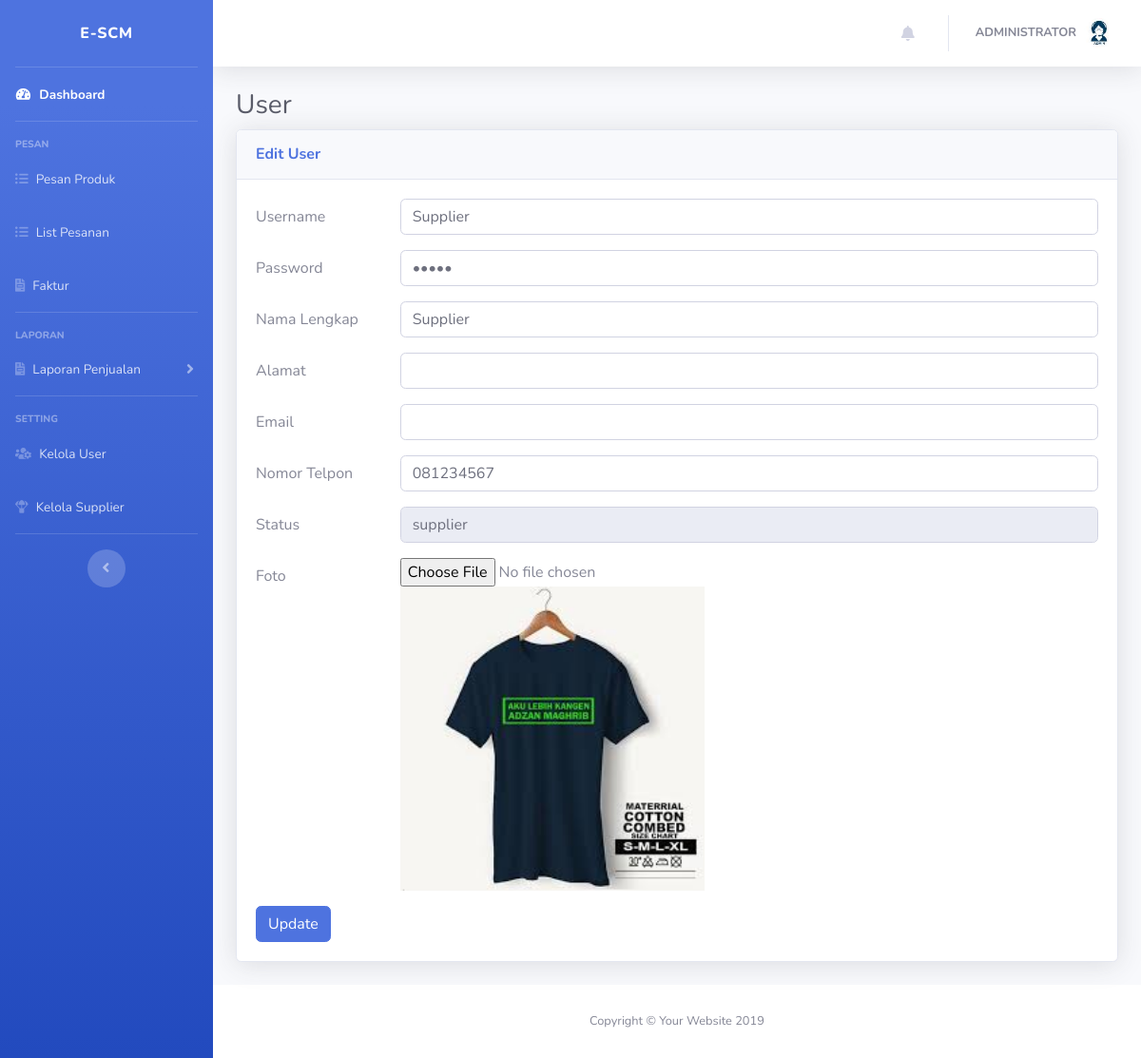
Page /media.php?page=editsupplier&id=28 (signed in) on the committed database.
### tables this page shows
CREATE TABLE `user` (
  `id_user` int(11) NOT NULL,
  `username` varchar(200) NOT NULL,
  `password` varchar(200) NOT NULL,
  `nama` varchar(20) NOT NULL,
  `alamat` text NOT NULL,
  `email` text NOT NULL,
  `telp` varchar(14) NOT NULL,
  `status` varchar(10) NOT NULL,
  `foto` text NOT NULL,
  `created_at` datetime NOT NULL DEFAULT CURRENT_TIMESTAMP
);

### page/supplier/edit.php (the view, shortened to what this page needs)
<?php
    $query = mysql_query("SELECT * FROM user WHERE id_user = '$_GET[id]'");
    $r = mysql_fetch_array($query);
?>
<h1 class="h3 mb-2 text-gray-800">User</h1>
<div class="card shadow mb-4">
    <div class="card-header py-3">
        <h6 class="m-0 font-weight-bold text-primary">Edit User</h6>
    </div>
    <div class="card-body">
        <form method="POST" enctype="multipart/form-data">
            <div class="form-group row">
                <label for="username" class="col-sm-2 col-form-label">Username</label>
                <div class="col-sm-10">
                    <input type="text" name="username" class="form-control" value="<?php echo $r['username']; ?>">
                </div>
            </div>
            <div class="form-group row">
                <label for="password" class="col-sm-2 col-form-label">Password</label>
                <div class="col-sm-10">
                    <input type="password" name="password" class="form-control" value="<?php echo $r['password']; ?>">
                </div>
            </div>
            <div class="form-group row">
                <label for="nama" class="col-sm-2 col-form-label">Nama Lengkap</label>
                <div class="col-sm-10">
                    <input type="text" class="form-control" name="nama" value="<?php echo $r['nama']; ?>">
                </div>
            </div>
            <div class="form-group row">
                <label for="nama" class="col-sm-2 col-form-label">Alamat</label>
                <div class="col-sm-10">
                    <input type="text" class="form-control" name="alamat" value="<?php echo $r['alamat']; ?>">
                </div>
            </div>
            <div class="form-group row">
                <label for="nama" class="col-sm-2 col-form-label">Email</label>
                <div class="col-sm-10">
                    <input type="email" class="form-control" name="email" value="<?php echo $r['email']; ?>">
                </div>
            </div>
            <div class="form-group row">
                <label for="telp" class="col-sm-2 col-form-label">Nomor Telpon</label>
                <div class="col-sm-10">
                    <input type="text" class="form-control" name="telp" value="<?php echo $r['telp']; ?>">
                </div>
            </div>
            <div class="form-group row">
                <label for="status" class="col-sm-2 col-form-label">Status</label>
                <div class="col-sm-10">
                    <input type="text" class="form-control" name="status" value="supplier" readonly>
                </div>
            </div>
            <div class="form-group row">
                <label for="foto" class="col-sm-2 col-form-label">Foto</label>
                <div class="col-sm-10">
                    <input type="file" class="form-control-file" name="fupload" onchange="tampilkanPreview(this,'preview')" />
                    <?php
                        if (!empty($r['foto'])) {
                            echo "<img id='preview' src='foto/$r[foto]' width='320px'/>";
                        } else {
                    ?>
                    <img id="preview" src="" alt="" width="320px"/>
                    <?php } ?>
                </div>
            </div>
            <input type="submit" name="submit" value="Update" class="btn btn-primary">
        </form>
    </div>
</div>

### media.php (shortened to what this page needs)
<?php
  if (isset($_SESSION['username'])) {
  $nama = strtoupper($_SESSION['nama']);
  $query = mysql_query("SELECT * FROM user WHERE username = '$_SESSION[username]'");
  $r = mysql_fetch_array($query);
?>
<!DOCTYPE html>
<html lang="en">
<head>
  <link href="vendor/fontawesome-free/css/all.min.css" rel="stylesheet" type="text/css">
  <link href="css/sb-admin-2.min.css" rel="stylesheet">
  <link href="vendor/datatables/dataTables.bootstrap4.min.css" rel="stylesheet">
  <link rel="stylesheet" href="css/bootstrap-datepicker.min.css">
</head>
<body id="page-top">
  <div id="wrapper">
    <ul class="navbar-nav bg-gradient-primary sidebar sidebar-dark accordion" id="accordionSidebar">
      <a class="sidebar-brand d-flex align-items-center justify-content-center" href="media.php">
        <div class="sidebar-brand-text mx-3">e-SCM</div>
      </a>
      <hr class="sidebar-divider my-0">
      <?php
        $status = $_SESSION['status'];
        if ($status == 'admin') {
      ?>
      <li class="nav-item active">
        <a class="nav-link" href="media.php?page=dashboard">
          <i class="fas fa-fw fa-tachometer-alt"></i>
          <span>Dashboard</span></a>
      </li>
      <hr class="sidebar-divider">
      <div class="sidebar-heading">
        Pesan
      </div>
      <li class="nav-item">
        <a class="nav-link" href="media.php?page=pesan">
        <i class="fas fa-list-ul"></i>
          <span>Pesan Produk</span></a>
      </li>
      <li class="nav-item">
        <a class="nav-link" href="media.php?page=pesanan">
        <i class="fas fa-list-ul"></i>
          <span>List Pesanan</span></a>
      </li>
      <li class="nav-item">
        <a class="nav-link" href="media.php?page=faktur">
        <i class="fas fa-file-invoice"></i>
          <span>Faktur</span></a>
      </li>
      <hr class="sidebar-divider">
      <div class="sidebar-heading">
        Laporan
      </div>
      <li class="nav-item">
        <a class="nav-link collapsed" href="#" data-toggle="collapse" data-target="#collapseUtilities" aria-expanded="true" aria-controls="collapseUtilities">
          <i class="fas fa-file-invoice"></i>
          <span>Laporan Penjualan</span>
        </a>
      </li>
      <hr class="sidebar-divider">
      <div class="sidebar-heading">
        Setting
      </div>
      <li class="nav-item">
        <a class="nav-link" href="media.php?page=user">
          <i class="fas fa-users-cog"></i>
          <span>Kelola User</span></a>
      </li>
      <li class="nav-item">
        <a class="nav-link" href="media.php?page=supplier">
        <i class="fas fa-parachute-box"></i>
          <span>Kelola Supplier</span></a>
      </li>
        <?php } else if ($status == 'supplier') { ?>
          <li class="nav-item active">
            <a class="nav-link" href="media.php?page=dashboard">
              <i class="fas fa-fw fa-tachometer-alt"></i>
              <span>Dashboard</span></a>
          </li>
          <hr class="sidebar-divider">
          <div class="sidebar-heading">
            Produk
          </div>
          <li class="nav-item">
            <a class="nav-link" href="media.php?page=produk">
              <i class="fas fa-list-ul"></i>
              <span>List Produk</span></a>
          </li>
          <li class="nav-item">
            <a class="nav-link" href="media.php?page=konfirmasipesanan">
              <i class="fas fa-book"></i>
              <span>Pesanan</span></a>
          </li>
          <li class="nav-item">
            <a class="nav-link" href="media.php?page=faktur">
              <i class="fas fa-file-invoice"></i>
              <span>Faktur</span></a>
          </li>
        <?php } else if ($status == 'kasir') { ?>
          <li class="nav-item active">
            <a class="nav-link" href="media.php?page=dashboard">
              <i class="fas fa-fw fa-tachometer-alt"></i>
              <span>Dashboard</span></a>
          </li>
          <hr class="sidebar-divider">
          <div class="sidebar-heading">
            Laporan
          </div>
          <li class="nav-item">
            <a class="nav-link" href="media.php?page=laporankasir">
              <i class="fas fa-list-ul"></i>
              <span>Laporan Penjualan</span>
            </a>
          </li>
        <?php } ?>
      <hr class="sidebar-divider d-none d-md-block">
      <div class="text-center d-none d-md-inline">
        <button class="rounded-circle border-0" id="sidebarToggle"></button>
      </div>
    </ul>
    <div id="content-wrapper" class="d-flex flex-column">
      <div id="content">
        <nav class="navbar navbar-expand navbar-light bg-white topbar mb-4 static-top shadow">
          <ul class="navbar-nav ml-auto">
            <?php if ($_SESSION['status'] != 'kasir') { ?>
            <li class="nav-item dropdown no-arrow mx-1">
              <a class="nav-link dropdown-toggle" href="#" id="alertsDropdown" role="button" data-toggle="dropdown" aria-haspopup="true" aria-expanded="false">
                <i class="fas fa-bell fa-fw"></i>
              </a>
            </li>
            <?php } ?>
            <li class="nav-item dropdown no-arrow">
              <a class="nav-link dropdown-toggle" href="#" id="userDropdown" role="button" data-toggle="dropdown" aria-haspopup="true" aria-expanded="false">
                <span class="mr-2 d-none d-lg-inline text-gray-600 small"><?php echo "<b>$nama</b>"; ?></span>
                <img class="img-profile rounded-circle" src="foto/small_<?php echo "$r[foto]"; ?>">
              </a>
            </li>
          </ul>
        </nav>
        <div class="container-fluid">
          <?php
            include "page.php";
          ?>
        </div>
      </div>
      <footer class="sticky-footer bg-white">
        <div class="container my-auto">
          <div class="copyright text-center my-auto">
            <span>Copyright &copy; Your Website 2019</span>
          </div>
        </div>
      </footer>
    </div>
  </div>
</body>
</html>
  <?php } else {
    echo "<script>
    alert('Anda Belum Login!!!');
    window.location.href = 'index.php';
  </script>";
  } ?>

### rows in the picture
user: foto (picture)
user: username "Supplier", nama "Supplier", telp "081234567", foto (picture)

### other values in the picture
$nama "ADMINISTRATOR"
